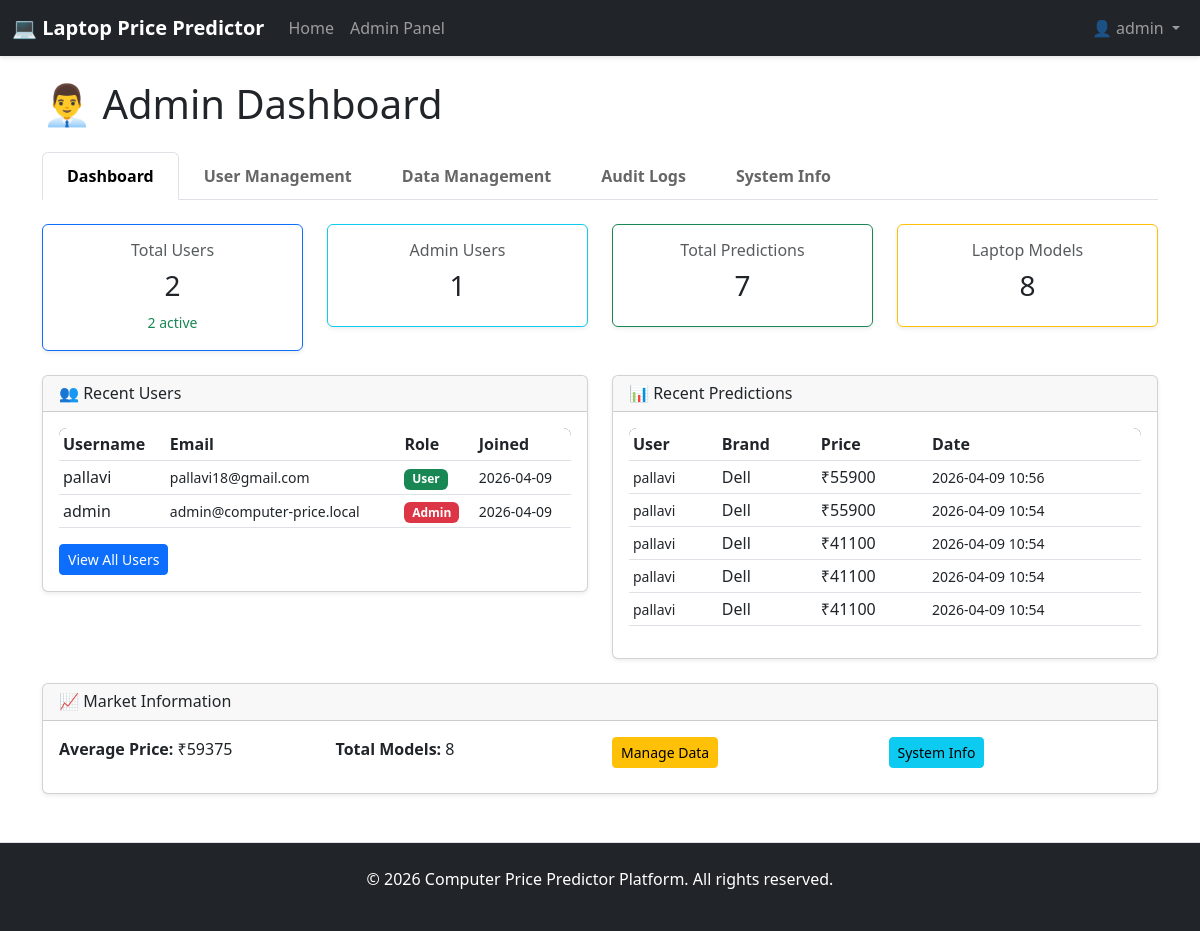
The page /admin/dashboard (signed in) on the database its author committed.
### models.py (models this page shows, shortened)
class User(UserMixin, db.Model):
    __tablename__ = 'users'
    id = db.Column(db.Integer, primary_key=True)
    username = db.Column(db.String(80), unique=True, nullable=False, index=True)
    email = db.Column(db.String(120), unique=True, nullable=False, index=True)
    password_hash = db.Column(db.String(255), nullable=False)
    is_admin = db.Column(db.Boolean, default=False)
    is_active = db.Column(db.Boolean, default=True)
    created_at = db.Column(db.DateTime, default=datetime.utcnow)
    updated_at = db.Column(db.DateTime, default=datetime.utcnow, onupdate=datetime.utcnow)
    last_login = db.Column(db.DateTime)
    predictions = db.relationship('Prediction', backref='user', lazy=True, cascade='all, delete-orphan')

class Prediction(db.Model):
    __tablename__ = 'predictions'
    id = db.Column(db.Integer, primary_key=True)
    user_id = db.Column(db.Integer, db.ForeignKey('users.id'), nullable=False)
    brand = db.Column(db.String(50), nullable=False)
    processor = db.Column(db.String(50), nullable=False)
    ram = db.Column(db.Integer, nullable=False)
    storage = db.Column(db.Integer, nullable=False)
    screen_size = db.Column(db.Float, nullable=False)
    gpu = db.Column(db.String(10), nullable=False)
    predicted_price = db.Column(db.Float, nullable=False)
    created_at = db.Column(db.DateTime, default=datetime.utcnow)

### routes/admin.py (the view)
@admin_bp.route('/dashboard')
@login_required
@admin_required
def dashboard():
    total_users = User.query.count()
    admin_count = User.query.filter_by(is_admin=True).count()
    active_users = User.query.filter_by(is_active=True).count()
    total_predictions = Prediction.query.count()
    recent_users = User.query.order_by(User.created_at.desc()).limit(5).all()
    recent_predictions = Prediction.query.order_by(Prediction.created_at.desc()).limit(5).all()
    df = pd.read_csv("data/laptop.csv")
    avg_price = int(df['Price'].mean())
    total_laptops = len(df)
    return render_template('admin/dashboard.html',
                         total_users=total_users,
                         admin_count=admin_count,
                         active_users=active_users,
                         total_predictions=total_predictions,
                         recent_users=recent_users,
                         recent_predictions=recent_predictions,
                         avg_price=avg_price,
                         total_laptops=total_laptops)

### routes/admin.py (called while the page is built)
def admin_required(f):
    @wraps(f)
    def decorated_function(*args, **kwargs):
        if not current_user.is_authenticated or not current_user.is_admin:
            flash('You do not have permission to access this page', 'danger')
            return redirect(url_for('main.index'))
        return f(*args, **kwargs)
    return decorated_function

### templates/admin/dashboard.html (shortened to what this page needs)
{% extends "base.html" %}
{% block content %}
<h1 class="mb-4">👨‍💼 Admin Dashboard</h1>
<ul class="nav nav-tabs mb-4" role="tablist">
    <li class="nav-item" role="presentation">
        <a class="nav-link active" href="{{ url_for('admin.dashboard') }}">Dashboard</a>
    </li>
    <li class="nav-item" role="presentation">
        <a class="nav-link" href="{{ url_for('admin.manage_users') }}">User Management</a>
    </li>
    <li class="nav-item" role="presentation">
        <a class="nav-link" href="{{ url_for('admin.data_management') }}">Data Management</a>
    </li>
    <li class="nav-item" role="presentation">
        <a class="nav-link" href="{{ url_for('admin.audit_logs') }}">Audit Logs</a>
    </li>
    <li class="nav-item" role="presentation">
        <a class="nav-link" href="{{ url_for('admin.system_info') }}">System Info</a>
    </li>
</ul>
<div class="row mb-4">
    <div class="col-md-3">
        <div class="card shadow-sm border-primary">
            <div class="card-body text-center">
                <h6 class="text-muted">Total Users</h6>
                <h3>{{ total_users }}</h3>
                <small class="text-success">{{ active_users }} active</small>
            </div>
        </div>
    </div>
    <div class="col-md-3">
        <div class="card shadow-sm border-info">
            <div class="card-body text-center">
                <h6 class="text-muted">Admin Users</h6>
                <h3>{{ admin_count }}</h3>
            </div>
        </div>
    </div>
    <div class="col-md-3">
        <div class="card shadow-sm border-success">
            <div class="card-body text-center">
                <h6 class="text-muted">Total Predictions</h6>
                <h3>{{ total_predictions }}</h3>
            </div>
        </div>
    </div>
    <div class="col-md-3">
        <div class="card shadow-sm border-warning">
            <div class="card-body text-center">
                <h6 class="text-muted">Laptop Models</h6>
                <h3>{{ total_laptops }}</h3>
            </div>
        </div>
    </div>
</div>
<div class="row">
    <div class="col-md-6">
        <div class="card shadow-sm">
            <div class="card-header">
                <h6 class="mb-0">👥 Recent Users</h6>
            </div>
            <div class="card-body">
                <div class="table-responsive">
                    <table class="table table-sm">
                        <thead>
                            <tr>
                                <th>Username</th>
                                <th>Email</th>
                                <th>Role</th>
                                <th>Joined</th>
                            </tr>
                        </thead>
                        <tbody>
                            {% for user in recent_users %}
                            <tr>
                                <td>{{ user.username }}</td>
                                <td><small>{{ user.email }}</small></td>
                                <td>{% if user.is_admin %}<span class="badge bg-danger">Admin</span>{% else %}<span class="badge bg-success">User</span>{% endif %}</td>
                                <td><small>{{ user.created_at.strftime('%Y-%m-%d') }}</small></td>
                            </tr>
                            {% endfor %}
                        </tbody>
                    </table>
                </div>
                <a href="{{ url_for('admin.manage_users') }}" class="btn btn-sm btn-primary">View All Users</a>
            </div>
        </div>
    </div>
    <div class="col-md-6">
        <div class="card shadow-sm">
            <div class="card-header">
                <h6 class="mb-0">📊 Recent Predictions</h6>
            </div>
            <div class="card-body">
                <div class="table-responsive">
                    <table class="table table-sm">
                        <thead>
                            <tr>
                                <th>User</th>
                                <th>Brand</th>
                                <th>Price</th>
                                <th>Date</th>
                            </tr>
                        </thead>
                        <tbody>
                            {% for pred in recent_predictions %}
                            <tr>
                                <td><small>{{ pred.user.username }}</small></td>
                                <td>{{ pred.brand }}</td>
                                <td>₹{{ pred.predicted_price|int|string|replace(',', '') }}</td>
                                <td><small>{{ pred.created_at.strftime('%Y-%m-%d %H:%M') }}</small></td>
                            </tr>
                            {% endfor %}
                        </tbody>
                    </table>
                </div>
            </div>
        </div>
    </div>
</div>
<div class="row mt-4">
    <div class="col-12">
        <div class="card shadow-sm">
            <div class="card-header">
                <h6 class="mb-0">📈 Market Information</h6>
            </div>
            <div class="card-body">
                <div class="row">
                    <div class="col-md-3">
                        <p><strong>Average Price:</strong> ₹{{ avg_price|string|replace(',', '') }}</p>
                    </div>
                    <div class="col-md-3">
                        <p><strong>Total Models:</strong> {{ total_laptops }}</p>
                    </div>
                    <div class="col-md-3">
                        <a href="{{ url_for('admin.data_management') }}" class="btn btn-sm btn-warning">Manage Data</a>
                    </div>
                    <div class="col-md-3">
                        <a href="{{ url_for('admin.system_info') }}" class="btn btn-sm btn-info">System Info</a>
                    </div>
                </div>
            </div>
        </div>
    </div>
</div>
{% endblock %}

### templates/base.html (shortened to what this page needs)
<!DOCTYPE html>
<html lang="en">
<head>
    <link rel="stylesheet" href="{{ url_for('static', filename='style.css') }}">
    <link href="https://cdn.jsdelivr.net/npm/bootstrap@5.3.0/dist/css/bootstrap.min.css" rel="stylesheet">
</head>
<body>
    <nav class="navbar navbar-expand-lg navbar-dark bg-dark">
        <div class="container-fluid">
            <a class="navbar-brand" href="{{ url_for('main.index') }}">💻 Laptop Price Predictor</a>
            <div class="collapse navbar-collapse" id="navbarNav">
                <ul class="navbar-nav me-auto mb-2 mb-lg-0">
                    <li class="nav-item">
                        <a class="nav-link" href="{{ url_for('main.index') }}">Home</a>
                    </li>
                    {% if current_user.is_authenticated %}
                        {% if current_user.is_admin %}
                            <li class="nav-item">
                                <a class="nav-link" href="{{ url_for('admin.dashboard') }}">Admin Panel</a>
                            </li>
                        {% endif %}
                    {% endif %}
                </ul>
                <ul class="navbar-nav ms-auto">
                    {% if current_user.is_authenticated %}
                        <li class="nav-item dropdown">
                            <a class="nav-link dropdown-toggle" href="#" id="navbarDropdown" role="button" data-bs-toggle="dropdown">
                                👤 {{ current_user.username }}
                            </a>
                        </li>
                    {% else %}
                        <li class="nav-item"><a class="nav-link" href="{{ url_for('auth.login') }}">🔐 Login</a></li>
                        <li class="nav-item"><a class="nav-link" href="{{ url_for('auth.register') }}">📝 Register</a></li>
                    {% endif %}
                </ul>
            </div>
        </div>
    </nav>
    <div class="container mt-4">
        {% block content %}{% endblock %}
    </div>
    <footer class="bg-dark text-white mt-5 py-4">
        <div class="container text-center">
            <p>&copy; 2026 Computer Price Predictor Platform. All rights reserved.</p>
        </div>
    </footer>
</body>
</html>

### static/style.css (style rules this page uses)
:root { --primary-color: #007bff; --success-color: #28a745; --danger-color: #dc3545; --warning-color: #ffc107; --info-color: #17a2b8; --dark-color: #343a40; }
body { font-family: 'Segoe UI', Tahoma, Geneva, Verdana, sans-serif; background-color: #f8f9fa; min-height: 100vh; display: flex; flex-direction: column; }
.container { flex: 1; }
footer { margin-top: auto; }
.navbar { box-shadow: 0 2px 4px rgba(0, 0, 0, 0.1); }
.navbar-brand { font-weight: bold; font-size: 1.5rem; }
.card { border: none; border-radius: 8px; transition: transform 0.2s, box-shadow 0.2s; }
.card-header { background-color: #f8f9fa; border-bottom: 1px solid #dee2e6; font-weight: 600; }
.table-responsive { border-radius: 8px; }
.table { margin-bottom: 0; }
.table thead { background-color: var(--dark-color); color: white; }
.btn { border-radius: 6px; font-weight: 600; padding: 0.6rem 1.2rem; transition: all 0.3s ease; }
.btn-primary { background-color: var(--primary-color); border-color: var(--primary-color); }
.btn-warning { background-color: var(--warning-color); border-color: var(--warning-color); color: #333; }
.btn-info { background-color: var(--info-color); border-color: var(--info-color); }
.badge { padding: 0.4rem 0.8rem; border-radius: 20px; font-weight: 600; font-size: 0.85rem; }
.nav-tabs .nav-link { color: #666; border: none; border-bottom: 3px solid transparent; font-weight: 600; padding: 0.7rem 1.5rem; transition: all 0.3s ease; }
.nav-tabs .nav-link.active { color: var(--primary-color); background-color: transparent; border-bottom-color: var(--primary-color); }
.card { animation: fadeIn 0.3s ease-in-out; }
footer { margin-top: auto; padding-top: 2rem; border-top: 1px solid #dee2e6; }

### rows shown on the page
User: username "admin", email "admin@computer-price.local", is_admin "Admin", created_at "2026-04-09"
User: username "pallavi", email "pallavi18@gmail.com", is_admin "User", created_at "2026-04-09"
Prediction: user.username "pallavi", brand "Dell", predicted_price "55900", created_at "2026-04-09 10:56"
Prediction: user.username "pallavi", brand "Dell", predicted_price "55900", created_at "2026-04-09 10:54"
Prediction: user.username "pallavi", brand "Dell", predicted_price "41100", created_at "2026-04-09 10:54"
Prediction: user.username "pallavi", brand "Dell", predicted_price "41100", created_at "2026-04-09 10:54"
Prediction: user.username "pallavi", brand "Dell", predicted_price "41100", created_at "2026-04-09 10:54"

### other values the page prints
{{ total_users }} "2"
{{ active_users }} "2"
{{ admin_count }} "1"
{{ total_predictions }} "7"
{{ total_laptops }} "8"
{{ avg_price|string|replace(',', '') }} "59375"
